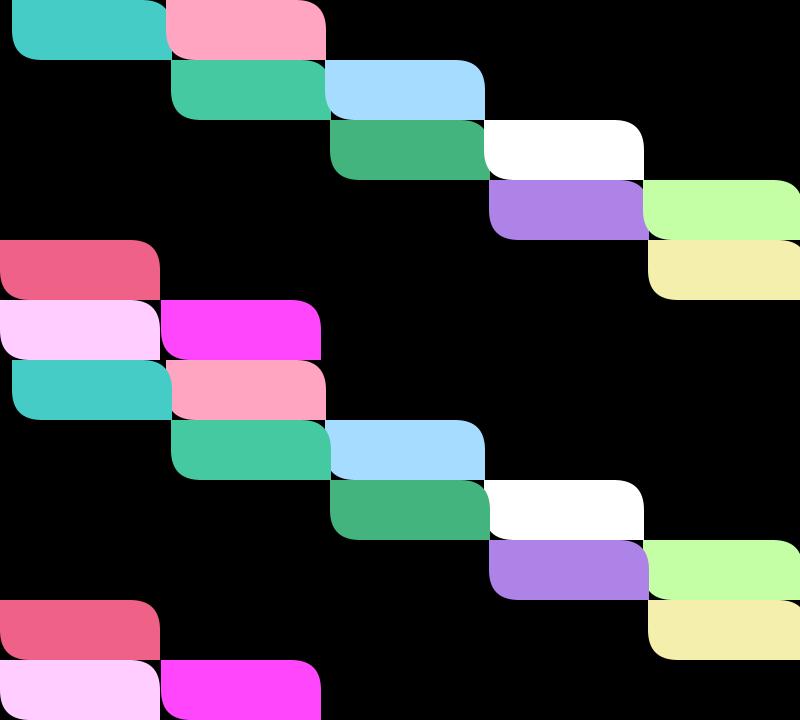
Frame 1 (no input)
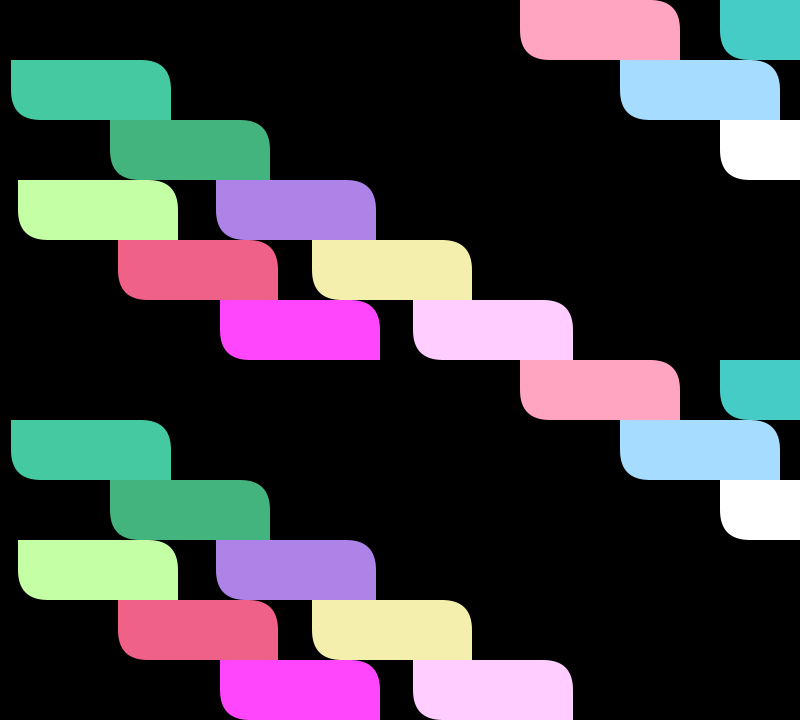
Frame 60 (the mouse pressed at the canvas centre just before this capture)
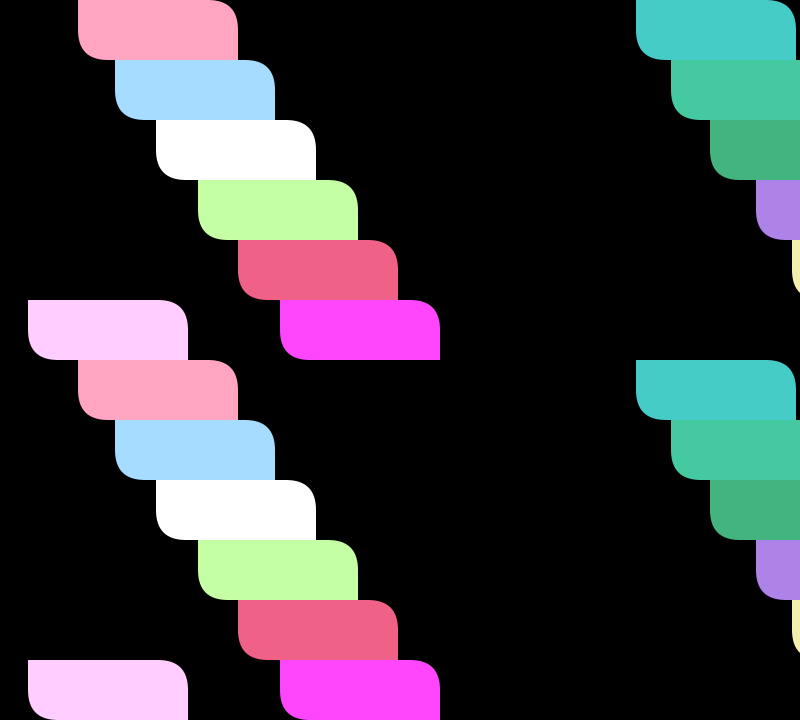
Frame 120 (the mouse held since frame 60 and released just before this capture)

The Processing sketch that drew these frames (run headless with seeded random() and noise(); from frame 60 on, the mouse is pressed at the canvas centre):

// Processing sketch: processing_110381
// ── processing_110381.pde


Object object1;
Object object2; 
Object object3;
Object object4; 
Object object5;
Object object6;
Object object7;
Object object8;
Object object9;
Object object10;
Object object11;
Object object12;
Object object13;
Object object14;
Object object15;
Object object16;
Object object17;
Object object18;
Object object19;
Object object20;
Object object21;
Object object22;
Object object23;
Object object24;



void setup() {
  size(800,720);
  object1 = new Object(color(69,204,199),0,0,12); // Parameters go inside the parentheses when the object is constructed.
  object2 = new Object(color(69,201,160),160,60,11);
  object3 = new Object(color(68,180,126),320,120,10);
  object4 = new Object(color(174,131,232),480,180,9);
  object5 = new Object(color(245,239,173),640,240,8);
  object6 = new Object(color(255,205,255),800,300,7);
  object7 = new Object(color(255,165,193),160,360,6);
  object8 = new Object(color(165,220,255),320,420,5);
  object9 = new Object(color(255,255,255),480,480,4);
  object10 = new Object(color(196,255,165),640,540,3);
  object11 = new Object(color(240,97,135),800,600,2);
  object12 = new Object(color(255,70,252),160,660,1);
  object13 = new Object(color(255,165,193),160,0,6);
  object14 = new Object(color(165,220,255),320,60,5);
  object15 = new Object(color(255,255,255),480,120,4);
  object16 = new Object(color(196,255,165),640,180,3);
  object17 = new Object(color(240,97,135),800,240,2);
  object18 = new Object(color(255,70,252),160,300,1);
  object19 = new Object(color(69,204,199),0,360,12); 
  object20 = new Object(color(69,201,160),160,420,11);
  object21 = new Object(color(68,180,126),320,480,10);
  object22 = new Object(color(174,131,232),480,540,9);
  object23 = new Object(color(245,239,173),640,600,8);
  object24 = new Object(color(255,205,255),800,660,7);
}

void draw() {
  background(0);
  object1.move();
  object1.display();
  object2.move();
  object2.display();
  object3.move();
  object3.display();
  object4.move();
  object4.display();
  object5.move();
  object5.display();
  object6.move();
  object6.display();
  object7.move();
  object7.display();
  object8.move();
  object8.display();
  object9.move();
  object9.display();
  object10.move();
  object10.display();
  object11.move();
  object11.display();
  object12.move();
  object12.display();
  object13.move();
  object13.display();
  object14.move();
  object14.display();
  object15.move();
  object15.display();
  object16.move();
  object16.display();
  object17.move();
  object17.display();
  object18.move();
  object18.display();
  object19.move();
  object19.display();
  object20.move();
  object20.display();
  object21.move();
  object21.display();
  object22.move();
  object22.display();
  object23.move();
  object23.display();
  object24.move();
  object24.display();
  
}

class Object { // Even though there are multiple objects, we still only need one class. No matter how many cookies we make, only one cookie cutter is needed.Isnâ€™t object-oriented programming swell?
  color c;
  float xpos;
  float ypos;
  float xspeed;

  Object(color tempC, float tempXpos, float tempYpos, float tempXspeed) { // The Constructor is defined with arguments.
    c = tempC;
    xpos = tempXpos;
    ypos = tempYpos;
    xspeed = tempXspeed;
  }

  void display() {
    noStroke();
    fill(c);
    rect(xpos,ypos,160,60,0,100,0,100);
  }

  void move() {
    xpos = xpos + xspeed;
    if (xpos > width) {
      xpos = 0;
    }
  }
}
